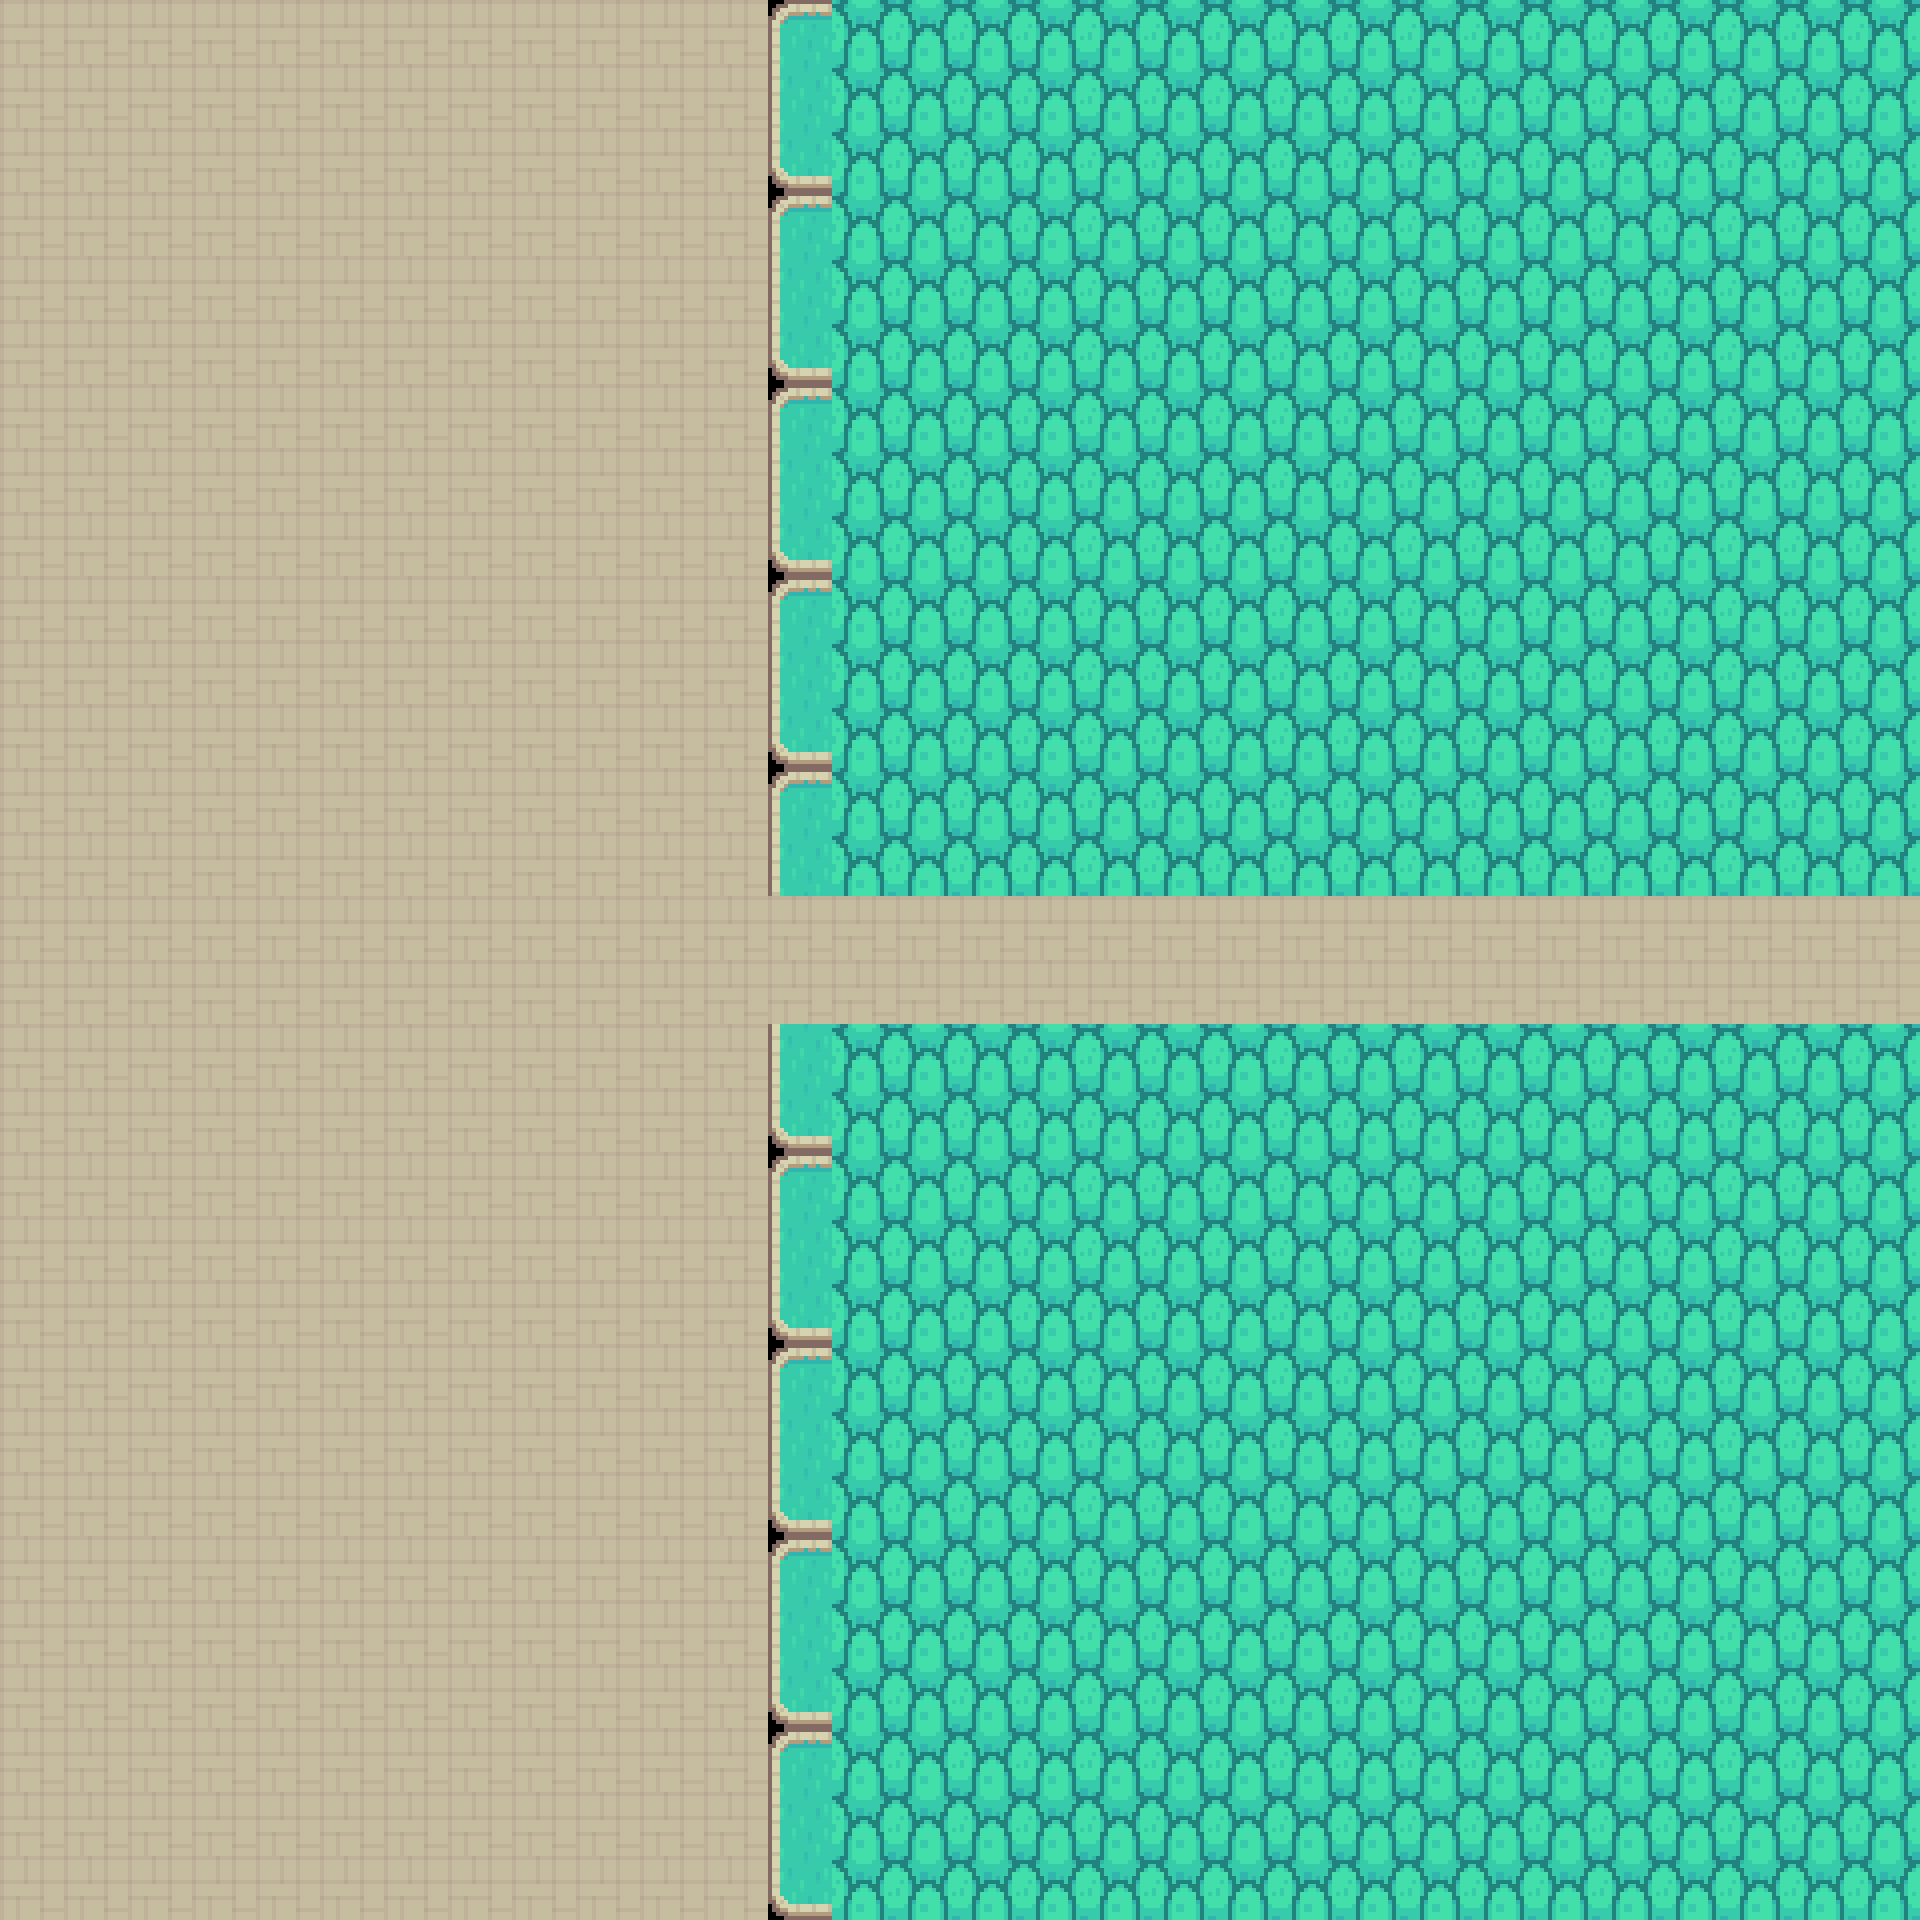

A level layout from a 2D game, rendered from its tile map. Below: a short description, then the map file with its tile-grid data intact:
An orthogonal 30x30 tile map with 64x64 px tiles, 2 tile layers (Ground, Trees).

<map version="1.10" tiledversion="1.12.2" orientation="orthogonal" renderorder="right-down" width="30" height="30" tilewidth="64" tileheight="64" infinite="0" nextlayerid="3" nextobjectid="1">
 <tileset firstgid="1" name="test-tiles" tilewidth="64" tileheight="64" tilecount="54" columns="9">
  <image source="tileset.png" width="576" height="384" />
 </tileset>
 <layer id="1" name="Ground" width="30" height="30">
  <data encoding="csv">
0,0,0,0,0,0,0,0,0,0,0,0,0,0,0,11,11,11,11,11,11,11,11,11,11,11,11,11,11,11,
0,0,0,0,0,0,0,0,0,0,0,0,0,0,0,11,11,11,11,11,11,11,11,11,11,11,11,11,11,11,
0,0,0,0,0,0,0,0,0,0,0,0,0,0,0,11,11,11,11,11,11,11,11,11,11,11,11,11,11,11,
0,0,0,0,0,0,0,0,0,0,0,0,0,0,0,14,14,14,14,14,14,14,14,14,14,14,14,14,14,14,
0,0,0,0,0,0,0,0,0,0,0,0,0,0,0,14,14,14,14,14,14,14,14,14,14,14,14,14,14,14,
0,0,0,0,0,0,0,0,0,0,0,0,0,0,0,11,11,11,11,11,11,11,11,11,11,11,11,11,11,11,
0,0,0,0,0,0,0,0,0,0,0,0,0,0,0,11,11,11,11,11,11,11,11,11,11,11,11,11,11,11,
0,0,0,0,0,0,0,0,0,0,0,0,0,0,0,11,43,43,43,43,43,43,43,43,43,43,43,43,43,43,
0,0,0,0,0,0,0,0,0,0,0,0,0,0,0,11,43,43,43,43,43,43,43,43,43,43,43,43,43,43,
0,0,0,0,0,0,0,0,0,0,0,0,0,0,0,11,43,43,43,43,43,43,43,43,43,43,43,43,43,43,
0,0,0,0,0,0,0,0,0,0,0,0,0,0,0,11,43,43,43,43,43,43,43,43,43,43,43,43,43,43,
0,0,0,0,0,0,0,0,0,0,0,0,0,0,0,11,43,43,43,43,43,43,43,43,43,43,43,43,43,43,
0,0,0,0,0,0,0,0,0,0,0,0,0,0,0,11,43,43,43,43,11,43,43,43,43,43,43,43,43,43,
0,0,0,0,0,0,0,0,0,0,0,0,0,0,11,11,43,43,43,43,11,11,43,43,43,43,43,43,43,43,
0,0,0,0,0,0,0,0,0,0,0,0,0,0,11,11,11,11,11,11,11,11,11,11,11,11,11,11,11,11,
0,0,0,0,0,0,0,0,0,0,0,0,0,0,11,11,11,11,11,11,11,11,11,11,11,11,11,11,11,11,
0,0,0,0,0,0,0,0,0,0,0,0,0,0,11,11,11,11,11,11,11,11,11,11,11,11,11,11,11,11,
0,0,0,0,0,0,0,0,0,0,0,0,0,0,11,11,11,11,11,11,11,11,11,11,11,11,11,11,11,11,
0,0,0,0,0,0,0,0,0,0,0,0,0,0,11,11,11,11,11,11,11,11,11,11,11,11,11,11,11,11,
0,0,0,0,0,0,0,0,0,0,0,0,0,0,11,11,11,11,11,11,11,11,11,11,11,11,11,11,11,11,
0,0,0,0,0,0,0,0,0,0,0,0,0,0,11,11,11,11,11,0,11,11,11,11,11,11,11,11,11,11,
0,0,0,0,0,0,0,0,0,0,0,0,0,0,11,11,11,11,11,11,11,11,11,11,11,11,11,11,11,11,
0,0,0,0,0,0,0,0,0,0,0,0,0,0,11,11,11,11,11,11,11,11,11,11,11,11,11,11,11,11,
0,0,0,0,0,0,0,0,0,0,0,0,0,0,11,11,11,11,11,11,11,11,11,11,11,11,11,11,11,11,
0,0,0,0,0,0,0,0,0,0,0,0,0,0,11,11,11,11,11,11,11,11,11,11,11,11,11,11,11,11,
0,0,0,0,0,0,0,0,0,0,0,0,0,0,11,11,11,11,11,11,11,11,11,11,11,11,11,11,11,11,
0,0,0,0,0,0,0,0,0,0,0,0,0,0,11,11,11,11,11,11,11,11,11,11,11,11,11,11,11,11,
0,0,0,0,0,0,0,0,0,0,0,0,0,0,11,11,11,11,11,11,11,11,11,11,11,11,11,11,11,11,
0,0,0,0,0,0,0,0,0,0,0,0,0,0,11,11,0,11,0,0,11,0,11,11,11,11,11,0,0,0,
0,0,0,0,0,0,0,0,0,0,0,0,0,0,0,0,0,0,0,0,0,0,11,11,11,11,11,0,0,0
</data>
 </layer>
 <layer id="2" name="Trees" width="30" height="30">
  <data encoding="csv">
14,14,14,14,14,14,14,14,14,14,14,14,1,43,43,43,43,43,43,43,43,43,43,43,43,43,43,43,43,43,
14,14,14,14,14,14,14,14,14,14,14,14,10,43,43,43,43,43,43,43,43,43,43,43,43,43,43,43,43,43,
14,14,14,14,14,14,14,14,14,14,14,14,19,43,43,43,43,43,43,43,43,43,43,43,43,43,43,43,43,43,
14,14,14,14,14,14,14,14,14,14,14,14,1,43,43,43,43,43,43,43,43,43,43,43,43,43,43,43,43,43,
14,14,14,14,14,14,14,14,14,14,14,14,10,43,43,43,43,43,43,43,43,43,43,43,43,43,43,43,43,43,
14,14,14,14,14,14,14,14,14,14,14,14,19,43,43,43,43,43,43,43,43,43,43,43,43,43,43,43,43,43,
14,14,14,14,14,14,14,14,14,14,14,14,1,43,43,43,43,43,43,43,43,43,43,43,43,43,43,43,43,43,
14,14,14,14,14,14,14,14,14,14,14,14,10,43,43,43,43,43,43,43,43,43,43,43,43,43,43,43,43,43,
14,14,14,14,14,14,14,14,14,14,14,14,19,43,43,43,43,43,43,43,43,43,43,43,43,43,43,43,43,43,
14,14,14,14,14,14,14,14,14,14,14,14,1,43,43,43,43,43,43,43,43,43,43,43,43,43,43,43,43,43,
14,14,14,14,14,14,14,14,14,14,14,14,10,43,43,43,43,43,43,43,43,43,43,43,43,43,43,43,43,43,
14,14,14,14,14,14,14,14,14,14,14,14,19,43,43,43,43,43,43,43,43,43,43,43,43,43,43,43,43,43,
14,14,14,14,14,14,14,14,14,14,14,14,1,43,43,43,43,43,43,43,43,43,43,43,43,43,43,43,43,43,
14,14,14,14,14,14,14,14,14,14,14,14,10,43,43,43,43,43,43,43,43,43,43,43,43,43,43,43,43,43,
14,14,14,14,14,14,14,14,14,14,14,14,14,14,14,14,14,14,14,14,14,14,14,14,14,14,14,14,14,14,
14,14,14,14,14,14,14,14,14,14,14,14,14,14,14,14,14,14,14,14,14,14,14,14,14,14,14,14,14,14,
14,14,14,14,14,14,14,14,14,14,14,14,10,43,43,43,43,43,43,43,43,43,43,43,43,43,43,43,43,43,
14,14,14,14,14,14,14,14,14,14,14,14,19,43,43,43,43,43,43,43,43,43,43,43,43,43,43,43,43,43,
14,14,14,14,14,14,14,14,14,14,14,14,1,43,43,43,43,43,43,43,43,43,43,43,43,43,43,43,43,43,
14,14,14,14,14,14,14,14,14,14,14,14,10,43,43,43,43,43,43,43,43,43,43,43,43,43,43,43,43,43,
14,14,14,14,14,14,14,14,14,14,14,14,19,43,43,43,43,43,43,43,43,43,43,43,43,43,43,43,43,43,
14,14,14,14,14,14,14,14,14,14,14,14,1,43,43,43,43,43,43,43,43,43,43,43,43,43,43,43,43,43,
14,14,14,14,14,14,14,14,14,14,14,14,10,43,43,43,43,43,43,43,43,43,43,43,43,43,43,43,43,43,
14,14,14,14,14,14,14,14,14,14,14,14,19,43,43,43,43,43,43,43,43,43,43,43,43,43,43,43,43,43,
14,14,14,14,14,14,14,14,14,14,14,14,1,43,43,43,43,43,43,43,43,43,43,43,43,43,43,43,43,43,
14,14,14,14,14,14,14,14,14,14,14,14,10,43,43,43,43,43,43,43,43,43,43,43,43,43,43,43,43,43,
14,14,14,14,14,14,14,14,14,14,14,14,19,43,43,43,43,43,43,43,43,43,43,43,43,43,43,43,43,43,
14,14,14,14,14,14,14,14,14,14,14,14,1,43,43,43,43,43,43,43,43,43,43,43,43,43,43,43,43,43,
14,14,14,14,14,14,14,14,14,14,14,14,10,43,43,43,43,43,43,43,43,43,43,43,43,43,43,43,43,43,
14,14,14,14,14,14,14,14,14,14,14,14,19,43,43,43,43,43,43,43,43,43,43,43,43,43,43,43,43,43
</data>
 </layer>
</map>
